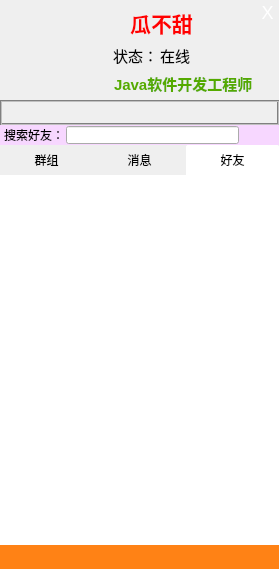
<?xml version="1.0" encoding="UTF-8"?>
<ui version="4.0">
 <class>FriendWindow</class>
 <widget class="QWidget" name="FriendWindow">
  <property name="geometry">
   <rect>
    <x>0</x>
    <y>0</y>
    <width>279</width>
    <height>569</height>
   </rect>
  </property>
  <property name="minimumSize">
   <size>
    <width>0</width>
    <height>0</height>
   </size>
  </property>
  <property name="maximumSize">
   <size>
    <width>16777215</width>
    <height>16777215</height>
   </size>
  </property>
  <property name="windowTitle">
   <string>Form</string>
  </property>
  <layout class="QGridLayout" name="gridLayout">
   <property name="margin">
    <number>0</number>
   </property>
   <property name="spacing">
    <number>0</number>
   </property>
   <item row="3" column="0">
    <widget class="QTabWidget" name="FriendList_tabWidget">
     <property name="sizePolicy">
      <sizepolicy hsizetype="Minimum" vsizetype="Expanding">
       <horstretch>0</horstretch>
       <verstretch>0</verstretch>
      </sizepolicy>
     </property>
     <property name="minimumSize">
      <size>
       <width>279</width>
       <height>0</height>
      </size>
     </property>
     <property name="focusPolicy">
      <enum>Qt::NoFocus</enum>
     </property>
     <property name="contextMenuPolicy">
      <enum>Qt::DefaultContextMenu</enum>
     </property>
     <property name="styleSheet">
      <string notr="true">QTabWidget::pane { /* The tab widget frame */
    border-top: none;
	background-color: rgb(255, 255, 255);
}

QTabWidget::tab-bar {
    left: 0px; /* move to the right by 5px */
	
}

/* Style the tab using the tab sub-control. Note that
    it reads QTabBar _not_ QTabWidget */
QTabBar::tab {

 	background: qlineargradient(x1: 0, y1: 0, x2: 0, y2: 1,
                                stop: 0 #EDEDED, stop: 0.4 #D0D0D0,
                                stop: 0.5 #C8C8C8, stop: 1.0 #C3C3C3);
text-align:center;
	width:93px;
	height:30px;
   border: none;
    border-top-left-radius: 2px;
    border-top-right-radius: 2px;
    min-width: 8ex;
    padding: 0px;
}

QTabBar::tab:hover {
	 	background: qlineargradient(x1: 0, y1: 0, x2: 0, y2: 1,
                                stop: 0 #DDDDDD, stop: 0.4 #DDDDDD,
                                stop: 0.5 #D8D8D8, stop: 1.0 #D3D3D3);
    
}

QTabBar::tab:selected {
	background-color: rgb(255, 255, 255);
   
}

QTabBar::tab:!selected {
    margin-top: 0px; /* make non-selected tabs look smaller */
}

                            </string>
     </property>
     <property name="tabPosition">
      <enum>QTabWidget::North</enum>
     </property>
     <property name="tabShape">
      <enum>QTabWidget::Rounded</enum>
     </property>
     <property name="currentIndex">
      <number>2</number>
     </property>
     <property name="iconSize">
      <size>
       <width>52</width>
       <height>30</height>
      </size>
     </property>
     <property name="elideMode">
      <enum>Qt::ElideNone</enum>
     </property>
     <property name="documentMode">
      <bool>false</bool>
     </property>
     <property name="tabsClosable">
      <bool>false</bool>
     </property>
     <property name="movable">
      <bool>false</bool>
     </property>
     <widget class="QWidget" name="Groups_tab">
      <property name="sizePolicy">
       <sizepolicy hsizetype="Expanding" vsizetype="Expanding">
        <horstretch>0</horstretch>
        <verstretch>0</verstretch>
       </sizepolicy>
      </property>
      <attribute name="icon">
       <iconset resource="resource.qrc">
        <normaloff>:/resource/image/login/resource/image/mainwindow/ui/svg/groupList_unselect.svg</normaloff>
        <normalon>:/resource/image/login/resource/image/mainwindow/ui/svg/groupList_select.svg</normalon>:/resource/image/login/resource/image/mainwindow/ui/svg/groupList_unselect.svg</iconset>
      </attribute>
      <attribute name="title">
       <string>群组</string>
      </attribute>
     </widget>
     <widget class="QWidget" name="Message_tab">
      <attribute name="icon">
       <iconset resource="resource.qrc">
        <normaloff>:/resource/image/login/resource/image/mainwindow/ui/svg/recentList_unselect.svg</normaloff>
        <normalon>:/resource/image/login/resource/image/mainwindow/ui/svg/recentList_select.svg</normalon>:/resource/image/login/resource/image/mainwindow/ui/svg/recentList_unselect.svg</iconset>
      </attribute>
      <attribute name="title">
       <string>消息</string>
      </attribute>
     </widget>
     <widget class="QWidget" name="Friends_tab">
      <attribute name="icon">
       <iconset resource="resource.qrc">
        <normaloff>:/resource/image/login/resource/image/mainwindow/ui/svg/friendList_unselect.svg</normaloff>
        <normalon>:/resource/image/login/resource/image/mainwindow/ui/svg/friendList_select.svg</normalon>:/resource/image/login/resource/image/mainwindow/ui/svg/friendList_unselect.svg</iconset>
      </attribute>
      <attribute name="title">
       <string>好友</string>
      </attribute>
     </widget>
    </widget>
   </item>
   <item row="1" column="0">
    <widget class="QLabel" name="UserPS_label">
     <property name="sizePolicy">
      <sizepolicy hsizetype="Expanding" vsizetype="Expanding">
       <horstretch>0</horstretch>
       <verstretch>0</verstretch>
      </sizepolicy>
     </property>
     <property name="minimumSize">
      <size>
       <width>279</width>
       <height>25</height>
      </size>
     </property>
     <property name="maximumSize">
      <size>
       <width>279</width>
       <height>25</height>
      </size>
     </property>
     <property name="styleSheet">
      <string notr="true">QLabel#UserPS_label{
	border-color: rgb(0, 170, 255);
    border: 2px groove gray;
    background-color: rgba(255, 193, 245, 0%);
}</string>
     </property>
     <property name="frameShape">
      <enum>QFrame::StyledPanel</enum>
     </property>
     <property name="lineWidth">
      <number>0</number>
     </property>
     <property name="text">
      <string/>
     </property>
    </widget>
   </item>
   <item row="4" column="0">
    <widget class="QWidget" name="widgetTools" native="true">
     <property name="sizePolicy">
      <sizepolicy hsizetype="Preferred" vsizetype="MinimumExpanding">
       <horstretch>0</horstretch>
       <verstretch>0</verstretch>
      </sizepolicy>
     </property>
     <property name="minimumSize">
      <size>
       <width>279</width>
       <height>24</height>
      </size>
     </property>
     <property name="maximumSize">
      <size>
       <width>279</width>
       <height>24</height>
      </size>
     </property>
     <property name="styleSheet">
      <string notr="true">QWidget#widgetTools
{
background-color: rgb(255, 130, 21);

}
</string>
     </property>
     <layout class="QGridLayout" name="gridLayout_5">
      <property name="margin">
       <number>0</number>
      </property>
      <property name="spacing">
       <number>0</number>
      </property>
      <item row="0" column="0">
       <layout class="QHBoxLayout" name="Tools">
        <property name="spacing">
         <number>0</number>
        </property>
        <item>
         <spacer name="horizontalSpacer">
          <property name="orientation">
           <enum>Qt::Horizontal</enum>
          </property>
          <property name="sizeHint" stdset="0">
           <size>
            <width>40</width>
            <height>20</height>
           </size>
          </property>
         </spacer>
        </item>
        <item>
         <widget class="QPushButton" name="btnAdd">
          <property name="sizePolicy">
           <sizepolicy hsizetype="Minimum" vsizetype="Expanding">
            <horstretch>0</horstretch>
            <verstretch>0</verstretch>
           </sizepolicy>
          </property>
          <property name="styleSheet">
           <string notr="true">/*关闭按钮*/
QPushButton#btnAdd {
	background: transparent;
	border: none;
	color: #ffffff;
	font-size: 18px;
}
QPushButton#btnAdd:hover {
	background: #00ff89;
}</string>
          </property>
          <property name="text">
           <string/>
          </property>
          <property name="icon">
           <iconset resource="resource.qrc">
            <normaloff>:/resource/image/mianwindows/ui/resource/image/mainwindow/ui/add.png</normaloff>:/resource/image/mianwindows/ui/resource/image/mainwindow/ui/add.png</iconset>
          </property>
         </widget>
        </item>
        <item>
         <spacer name="horizontalSpacer_2">
          <property name="orientation">
           <enum>Qt::Horizontal</enum>
          </property>
          <property name="sizeHint" stdset="0">
           <size>
            <width>40</width>
            <height>20</height>
           </size>
          </property>
         </spacer>
        </item>
        <item>
         <widget class="QPushButton" name="btnGroup">
          <property name="sizePolicy">
           <sizepolicy hsizetype="Minimum" vsizetype="Expanding">
            <horstretch>0</horstretch>
            <verstretch>0</verstretch>
           </sizepolicy>
          </property>
          <property name="styleSheet">
           <string notr="true">/*关闭按钮*/
QPushButton#btnGroup{
	background: transparent;
	border: none;
	color: #ffffff;
	font-size: 18px;
}
QPushButton#btnGroup:hover {
	background: #00ff89;
}</string>
          </property>
          <property name="text">
           <string/>
          </property>
          <property name="icon">
           <iconset resource="resource.qrc">
            <normaloff>:/resource/image/mianwindows/ui/resource/image/mainwindow/ui/group.png</normaloff>:/resource/image/mianwindows/ui/resource/image/mainwindow/ui/group.png</iconset>
          </property>
         </widget>
        </item>
        <item>
         <spacer name="horizontalSpacer_3">
          <property name="orientation">
           <enum>Qt::Horizontal</enum>
          </property>
          <property name="sizeHint" stdset="0">
           <size>
            <width>40</width>
            <height>20</height>
           </size>
          </property>
         </spacer>
        </item>
        <item>
         <widget class="QPushButton" name="btnSeting">
          <property name="sizePolicy">
           <sizepolicy hsizetype="Minimum" vsizetype="Expanding">
            <horstretch>0</horstretch>
            <verstretch>0</verstretch>
           </sizepolicy>
          </property>
          <property name="styleSheet">
           <string notr="true">/*关闭按钮*/
QPushButton#btnSeting{
	background: transparent;
	border: none;
	color: #ffffff;
	font-size: 18px;
}
QPushButton#btnSeting:hover {
		background: #00ff89;
}</string>
          </property>
          <property name="text">
           <string/>
          </property>
          <property name="icon">
           <iconset resource="resource.qrc">
            <normaloff>:/resource/image/mianwindows/ui/resource/image/mainwindow/ui/settings.png</normaloff>:/resource/image/mianwindows/ui/resource/image/mainwindow/ui/settings.png</iconset>
          </property>
         </widget>
        </item>
        <item>
         <spacer name="horizontalSpacer_4">
          <property name="orientation">
           <enum>Qt::Horizontal</enum>
          </property>
          <property name="sizeHint" stdset="0">
           <size>
            <width>40</width>
            <height>20</height>
           </size>
          </property>
         </spacer>
        </item>
        <item>
         <widget class="QPushButton" name="btnFTP">
          <property name="sizePolicy">
           <sizepolicy hsizetype="Minimum" vsizetype="Expanding">
            <horstretch>0</horstretch>
            <verstretch>0</verstretch>
           </sizepolicy>
          </property>
          <property name="styleSheet">
           <string notr="true">/*关闭按钮*/
QPushButton#btnFTP{
	background: transparent;
	border: none;
	color: #ffffff;
	font-size: 18px;
}
QPushButton#btnFTP:hover {
		background: #00ff89;
}</string>
          </property>
          <property name="text">
           <string/>
          </property>
          <property name="icon">
           <iconset resource="resource.qrc">
            <normaloff>:/resource/image/mianwindows/ui/resource/image/mainwindow/ui/transfer.png</normaloff>:/resource/image/mianwindows/ui/resource/image/mainwindow/ui/transfer.png</iconset>
          </property>
         </widget>
        </item>
        <item>
         <spacer name="horizontalSpacer_5">
          <property name="orientation">
           <enum>Qt::Horizontal</enum>
          </property>
          <property name="sizeHint" stdset="0">
           <size>
            <width>40</width>
            <height>20</height>
           </size>
          </property>
         </spacer>
        </item>
       </layout>
      </item>
     </layout>
    </widget>
   </item>
   <item row="0" column="0">
    <widget class="QWidget" name="widgetMystatus" native="true">
     <property name="sizePolicy">
      <sizepolicy hsizetype="Preferred" vsizetype="Expanding">
       <horstretch>0</horstretch>
       <verstretch>0</verstretch>
      </sizepolicy>
     </property>
     <property name="minimumSize">
      <size>
       <width>279</width>
       <height>100</height>
      </size>
     </property>
     <property name="maximumSize">
      <size>
       <width>279</width>
       <height>100</height>
      </size>
     </property>
     <property name="styleSheet">
      <string notr="true">/*全局设置*/
* {	font-family: &quot;微软雅黑&quot;; font-size: 15px;}</string>
     </property>
     <widget class="QMenuButton" name="btnChange">
      <property name="geometry">
       <rect>
        <x>78</x>
        <y>77</y>
        <width>31</width>
        <height>21</height>
       </rect>
      </property>
      <property name="sizePolicy">
       <sizepolicy hsizetype="Expanding" vsizetype="Expanding">
        <horstretch>2</horstretch>
        <verstretch>0</verstretch>
       </sizepolicy>
      </property>
      <property name="layoutDirection">
       <enum>Qt::LeftToRight</enum>
      </property>
      <property name="styleSheet">
       <string notr="true">QPushButton{
    border:none;
}
QPushButton:hover{
    border:none;
}
QPushButton:pressed {

    border:none;
} </string>
      </property>
      <property name="text">
       <string/>
      </property>
      <property name="icon">
       <iconset resource="resource.qrc">
        <normaloff>:/resource/image/login/resource/image/login/svg/status-online-1.svg</normaloff>:/resource/image/login/resource/image/login/svg/status-online-1.svg</iconset>
      </property>
      <property name="iconSize">
       <size>
        <width>20</width>
        <height>20</height>
       </size>
      </property>
     </widget>
     <widget class="QPushButton" name="btnClose">
      <property name="geometry">
       <rect>
        <x>255</x>
        <y>0</y>
        <width>25</width>
        <height>25</height>
       </rect>
      </property>
      <property name="sizePolicy">
       <sizepolicy hsizetype="Maximum" vsizetype="Fixed">
        <horstretch>0</horstretch>
        <verstretch>0</verstretch>
       </sizepolicy>
      </property>
      <property name="minimumSize">
       <size>
        <width>25</width>
        <height>25</height>
       </size>
      </property>
      <property name="maximumSize">
       <size>
        <width>25</width>
        <height>25</height>
       </size>
      </property>
      <property name="sizeIncrement">
       <size>
        <width>20</width>
        <height>0</height>
       </size>
      </property>
      <property name="styleSheet">
       <string notr="true">/*关闭按钮*/
QPushButton#btnClose {
	background: transparent;
	border: none;
	color: #ffffff;
	font-size: 18px;
}
QPushButton#btnClose:hover {
	background: red;
}</string>
      </property>
      <property name="text">
       <string>X</string>
      </property>
      <property name="iconSize">
       <size>
        <width>16</width>
        <height>16</height>
       </size>
      </property>
     </widget>
     <widget class="QLabel" name="labelPic">
      <property name="geometry">
       <rect>
        <x>3</x>
        <y>2</y>
        <width>103</width>
        <height>98</height>
       </rect>
      </property>
      <property name="styleSheet">
       <string notr="true">border-color: rgb(255, 120, 31);
border-image:  url(:/resource/image/login/resource/image/login/svg/avatar-border.svg);</string>
      </property>
      <property name="text">
       <string/>
      </property>
      <property name="pixmap">
       <pixmap resource="resource.qrc">:/resource/image/login/resource/image/login/avatar.png</pixmap>
      </property>
     </widget>
     <widget class="QLabel" name="labelName">
      <property name="geometry">
       <rect>
        <x>116</x>
        <y>7</y>
        <width>91</width>
        <height>31</height>
       </rect>
      </property>
      <property name="sizePolicy">
       <sizepolicy hsizetype="Preferred" vsizetype="Maximum">
        <horstretch>0</horstretch>
        <verstretch>0</verstretch>
       </sizepolicy>
      </property>
      <property name="maximumSize">
       <size>
        <width>16777215</width>
        <height>16777215</height>
       </size>
      </property>
      <property name="text">
       <string>&lt;html&gt;&lt;head/&gt;&lt;body&gt;&lt;p&gt;&lt;span style=&quot; font-size:16pt; font-weight:600; color:#ff0000;&quot;&gt;瓜不甜&lt;/span&gt;&lt;/p&gt;&lt;/body&gt;&lt;/html&gt;</string>
      </property>
      <property name="alignment">
       <set>Qt::AlignCenter</set>
      </property>
     </widget>
     <widget class="QLabel" name="lblstatus">
      <property name="geometry">
       <rect>
        <x>113</x>
        <y>45</y>
        <width>45</width>
        <height>20</height>
       </rect>
      </property>
      <property name="maximumSize">
       <size>
        <width>16777215</width>
        <height>20</height>
       </size>
      </property>
      <property name="text">
       <string>状态：</string>
      </property>
     </widget>
     <widget class="QLabel" name="labelstatus">
      <property name="geometry">
       <rect>
        <x>160</x>
        <y>45</y>
        <width>30</width>
        <height>20</height>
       </rect>
      </property>
      <property name="text">
       <string>在线</string>
      </property>
     </widget>
     <widget class="QLabel" name="labelJob">
      <property name="geometry">
       <rect>
        <x>114</x>
        <y>72</y>
        <width>144</width>
        <height>20</height>
       </rect>
      </property>
      <property name="text">
       <string>&lt;html&gt;&lt;head/&gt;&lt;body&gt;&lt;p&gt;&lt;span style=&quot; font-size:11pt; font-weight:600; color:#55aa00;&quot;&gt;Java软件开发工程师&lt;/span&gt;&lt;/p&gt;&lt;/body&gt;&lt;/html&gt;</string>
      </property>
     </widget>
     <zorder>lblstatus</zorder>
     <zorder>labelstatus</zorder>
     <zorder>labelJob</zorder>
     <zorder>labelPic</zorder>
     <zorder>labelName</zorder>
     <zorder>btnClose</zorder>
     <zorder>btnChange</zorder>
    </widget>
   </item>
   <item row="2" column="0">
    <widget class="QWidget" name="research" native="true">
     <property name="maximumSize">
      <size>
       <width>279</width>
       <height>20</height>
      </size>
     </property>
     <property name="sizeIncrement">
      <size>
       <width>279</width>
       <height>20</height>
      </size>
     </property>
     <property name="styleSheet">
      <string notr="true">QWidget#research{
	background-color: rgb(247, 215, 255);

}</string>
     </property>
     <layout class="QGridLayout" name="gridLayout_7">
      <property name="leftMargin">
       <number>4</number>
      </property>
      <property name="topMargin">
       <number>0</number>
      </property>
      <property name="rightMargin">
       <number>4</number>
      </property>
      <property name="bottomMargin">
       <number>0</number>
      </property>
      <property name="spacing">
       <number>2</number>
      </property>
      <item row="0" column="0">
       <layout class="QHBoxLayout" name="HL2">
        <property name="topMargin">
         <number>1</number>
        </property>
        <property name="rightMargin">
         <number>2</number>
        </property>
        <property name="bottomMargin">
         <number>1</number>
        </property>
        <item>
         <widget class="QLabel" name="label">
          <property name="styleSheet">
           <string notr="true">* {	 font-size: 12px;}</string>
          </property>
          <property name="text">
           <string>搜索好友：</string>
          </property>
         </widget>
        </item>
        <item>
         <widget class="QLineEdit" name="lineEdit"/>
        </item>
       </layout>
      </item>
      <item row="0" column="1">
       <widget class="QPushButton" name="btnSearch">
        <property name="styleSheet">
         <string notr="true">QPushButton#btnSearch {
	background: transparent;
	border: none;
	color: #ffffff;

}
QPushButton#btnSearch:hover {
	background: #00ff89;
}

</string>
        </property>
        <property name="text">
         <string/>
        </property>
        <property name="icon">
         <iconset resource="resource.qrc">
          <normaloff>:/resource/image/friendwindow/resource/image/friendwindow/search.png</normaloff>
          <normalon>:/resource/image/friendwindow/resource/image/friendwindow/search_over.png</normalon>
          <activeon>:/resource/image/friendwindow/resource/image/friendwindow/search_over.png</activeon>:/resource/image/friendwindow/resource/image/friendwindow/search.png</iconset>
        </property>
       </widget>
      </item>
     </layout>
    </widget>
   </item>
  </layout>
 </widget>
 <customwidgets>
  <customwidget>
   <class>QMenuButton</class>
   <extends>QPushButton</extends>
   <header location="global">qmenubutton.h</header>
  </customwidget>
 </customwidgets>
 <resources>
  <include location="resource.qrc"/>
 </resources>
 <connections/>
</ui>
